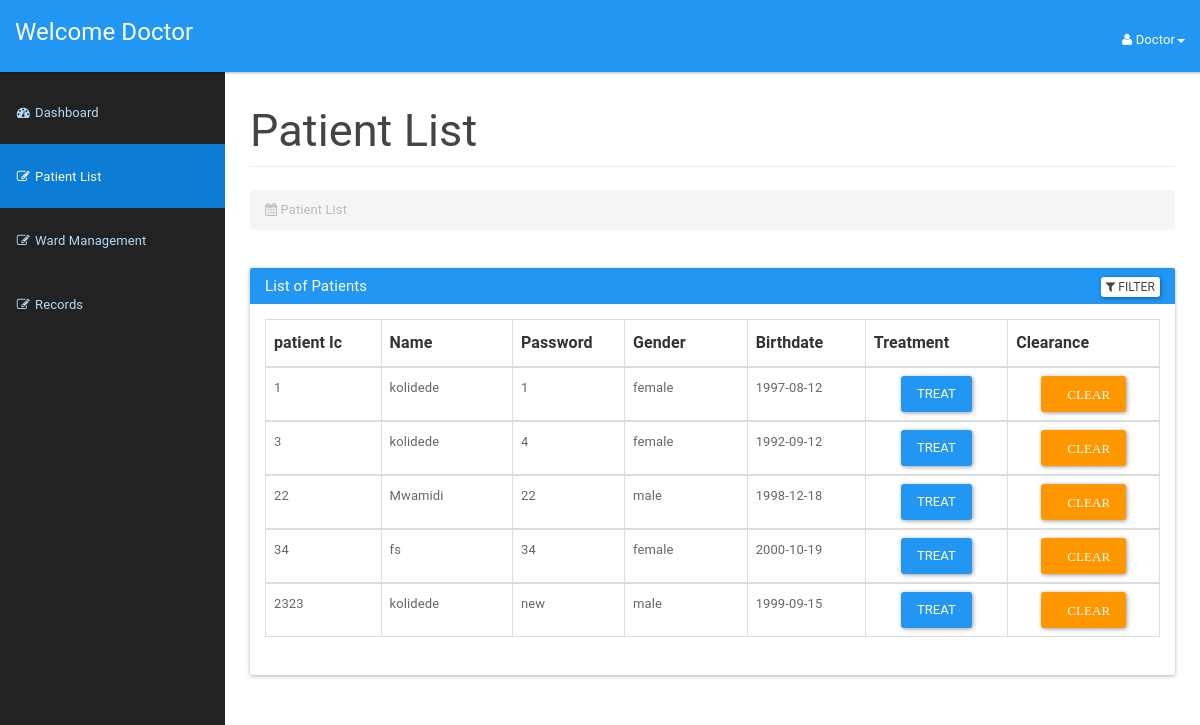
The page /hospitalsys/doctor/patientlist.php (signed in) on the database its author committed.
### tables this page shows
CREATE TABLE `doctor` (
  `icDoctor` bigint(12) NOT NULL,
  `password` varchar(20) NOT NULL,
  `doctorId` int(3) NOT NULL,
  `doctorFirstName` varchar(50) NOT NULL,
  `doctorLastName` varchar(50) NOT NULL,
  `doctorAddress` varchar(100) NOT NULL,
  `doctorPhone` varchar(15) NOT NULL,
  `doctorEmail` varchar(20) NOT NULL,
  `doctorDOB` date NOT NULL,
  `speciality` varchar(50) NOT NULL
);

CREATE TABLE `patient` (
  `icPatient` bigint(12) NOT NULL,
  `password` varchar(20) NOT NULL,
  `patientFirstName` varchar(20) NOT NULL,
  `patientLastName` varchar(20) NOT NULL,
  `patientMaritialStatus` varchar(10) NOT NULL,
  `patientDOB` date NOT NULL,
  `patientGender` varchar(10) NOT NULL,
  `patientAddress` varchar(100) NOT NULL,
  `patientPhone` varchar(15) NOT NULL,
  `patientEmail` varchar(100) NOT NULL,
  `inout` varchar(30) NOT NULL
);

### hospitalsys/doctor/patientlist.php (the view, shortened to what this page needs)
<?php
include_once '../assets/conn/dbconnect.php';
$usersession = $_SESSION['doctorSession'];
$res=mysqli_query($con,"SELECT * FROM doctor WHERE doctorId=".$usersession);
$userRow=mysqli_fetch_array($res,MYSQLI_ASSOC);
?>
<!DOCTYPE html>
<html lang="en">
    <head>
        <link href="assets/css/material.css" rel="stylesheet">
        <link href="assets/css/sb-admin.css" rel="stylesheet">
        <link href="assets/css/time/bootstrap-clockpicker.css" rel="stylesheet">
        <link href="assets/css/style.css" rel="stylesheet">
        <link href="assets/font-awesome/css/font-awesome.css" rel="stylesheet">
    </head>
    <body>
        <div id="wrapper">
            <nav class="navbar navbar-inverse navbar-fixed-top" role="navigation">
                <div class="navbar-header">
                    <a class="navbar-brand" href="doctordashboard.php">Welcome <?php echo $userRow['doctorFirstName'];?></a>
                </div>
                <ul class="nav navbar-right top-nav">
                    <li class="dropdown">
                        <a href="#" class="dropdown-toggle" data-toggle="dropdown"><i class="fa fa-user"></i> <?php echo $userRow['doctorFirstName']; ?><b class="caret"></b></a>
                    </li>
                </ul>
                <div class="collapse navbar-collapse navbar-ex1-collapse">
                    <ul class="nav navbar-nav side-nav">
                         <li>
                            <a href="doctordashboard.php"><i class="fa fa-fw fa-dashboard"></i> Dashboard</a>
                        </li>
                        <li class="active">
                            <a href="patientlist.php"><i class="fa fa-fw fa-edit"></i> Patient List</a>
                        </li>
                        <li >
                            <a href="wards.php"><i class="fa fa-fw fa-edit"></i> Ward  Management</a>
                        </li>
                        <li>
                            <a href="doctors.php"><i class="fa fa-fw fa-edit"></i> Records</a>
                        </li>
                    </ul>
                </div>
            </nav>
            <div id="page-wrapper">
                <div class="container-fluid">
                    <div class="row">
                        <div class="col-lg-12">
                            <h2 class="page-header">
                            Patient List
                            </h2>
                            <ol class="breadcrumb">
                                <li class="active">
                                    <i class="fa fa-calendar"></i> Patient List
                                </li>
                            </ol>
                        </div>
                    </div>
                    <div class="panel panel-primary filterable">
                        <div class="panel-heading">
                            <h3 class="panel-title">List of Patients</h3>
                            <div class="pull-right">
                            <button class="btn btn-default btn-xs btn-filter"><span class="fa fa-filter"></span> Filter</button>
                        </div>
                        </div>
                        <div class="panel-body">
                        <table class="table table-hover table-bordered">
                            <thead>
                                <tr class="filters">
                                    <th><input type="text" class="form-control" placeholder="patient Ic" disabled></th>
                                    <th><input type="text" class="form-control" placeholder="Name" disabled></th>
                                    <th><input type="text" class="form-control" placeholder="Password" disabled></th>
                                    <th><input type="text" class="form-control" placeholder="Gender" disabled></th>
                                    <th><input type="text" class="form-control" placeholder="Birthdate" disabled></th>
                                    <th><input type="text" class="form-control" placeholder="Treatment" disabled></th>
                                    <th><input type="text" class="form-control" placeholder="Clearance" disabled></th>
                                </tr>
                            </thead>
                            <?php
                            $result=mysqli_query($con,"SELECT * FROM patient");
                            while ($patientRow=mysqli_fetch_array($result)) {
                              $id=$patientRow['icPatient'];
                                echo "<tbody>";
                                echo "<tr>";
                                    echo "<td>" . $patientRow['icPatient'] . "</td>";
                                    echo "<td>" . $patientRow['patientLastName'] . "</td>";
                                    echo "<td>" . $patientRow['password'] . "</td>";
                                    echo "<td>" . $patientRow['patientGender'] . "</td>";
                                    echo "<td>" . $patientRow['patientDOB'] . "</td>";
                                    echo "<form method='POST'>";
                                    echo "<td class='text-center'><a class='btn btn-primary' href='patientlist_2.php?id=$id'>Treat</a>
                            </td>";
                            echo "<form method='POST'>";
                                    echo "<td class='text-center'><a href='#' id='".$patientRow['icPatient']."' class='delete btn btn-warning'><span class='glyphicon glyphicon-trash' aria-hidden='true'>CLEAR</span></a>
                                    </td>";
                            }
                                echo "</tr>";
                           echo "</tbody>";
                       echo "</table>";
                        ?>
                        </div>
                    </div>
                </div>
            </div>
    </body>
</html>

### hospitalsys/doctor/assets/css/sb-admin.css (style rules this page uses)
body { margin-top: 100px; background-color: #222; }
@media (min-width:768px) { body { margin-top: 50px; } }
#wrapper { padding-left: 0; }
#page-wrapper { min-height: 900px !important; width: 100%; padding: 0; background-color: #fff; }
@media (min-width:768px) { #wrapper { padding-left: 225px; } }
@media (min-width:768px) { #page-wrapper { padding: 10px; } }
.top-nav { padding: 0 15px; }
.top-nav>li { display: inline-block; float: left; }
.top-nav>li>a { padding-top: 17px; padding-bottom: 10px; line-height: 45px; color: white; }
@media (min-width:768px) { .side-nav { position: fixed; top: 80px; left: 225px; width: 225px; margin-left: -225px; border: none; border-radius: 0; overflow-y: auto; background-color: #222; bottom: 0; overflow-x: hidden; padding-bottom: 40px; } }
@media (min-width:768px) { .side-nav>li>a { width: 225px; } }

### hospitalsys/doctor/assets/css/style.css (style rules this page uses)
.filterable { margin-top: 15px; }
.filterable .panel-heading .pull-right { margin-top: -20px; }
.filterable .filters input[disabled] { background-color: transparent; border: none; cursor: auto; box-shadow: none; padding: 0; height: auto; }

### rows shown on the page
doctor: doctorFirstName "Doctor"
patient: icPatient "1", patientLastName "kolidede", password "1", patientGender "female", patientDOB "1997-08-12"
patient: icPatient "3", patientLastName "kolidede", password "4", patientGender "female", patientDOB "1992-09-12"
patient: icPatient "22", patientLastName "Mwamidi", password "22", patientGender "male", patientDOB "1998-12-18"
patient: icPatient "34", patientLastName "fs", password "34", patientGender "female", patientDOB "2000-10-19"
patient: icPatient "2323", patientLastName "kolidede", password "new", patientGender "male", patientDOB "1999-09-15"
